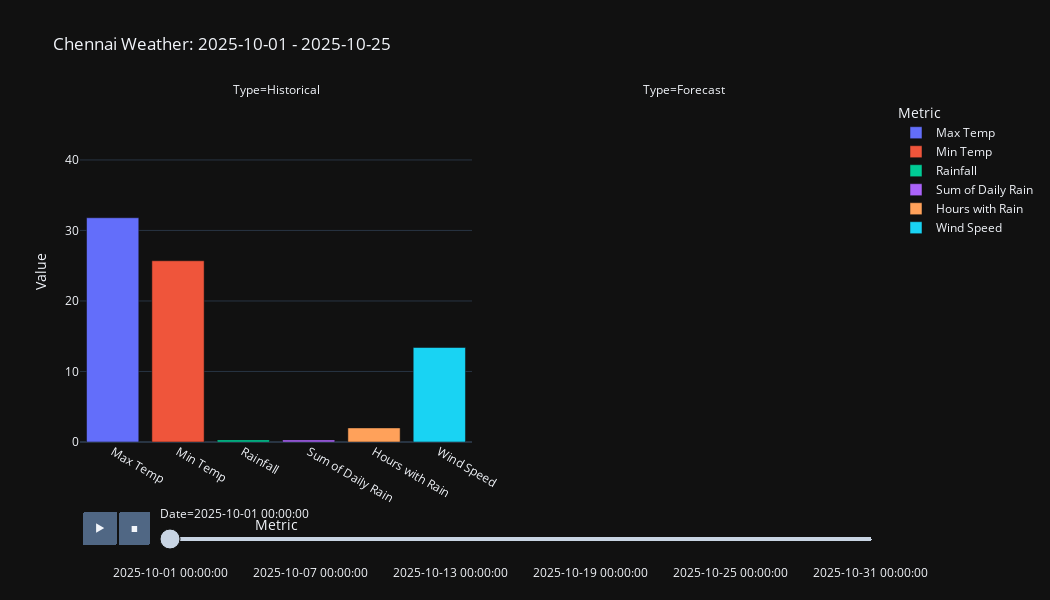

This figure's notebook cell:
### Markdown cell above
### Visualizing Both Historical and Forecast data of the month

### Code cell
#Animated visualization
'''
Here we have dates under each type historical/forecast, so our vars will be these 2
'''
this_month_weather_melt = this_month_weather.melt(id_vars = ["Date","Weather","Type"],
                                                  var_name = "Metric",
                                                  value_name = "Value")
#ensuring all "Value" is numeric -
'''
We are having multiple colums for Value with different data types like temp - float, weather - string
on using pd.melt() - all comes under Value. If any non-numeric value is present then value will have mixed types.
so before plotting we need to make sure converting VALUE to NUMERIC .
this converts non-numeric to NaN that plotly skips

'''
try:
    fig1 = px.bar(this_month_weather_melt, x="Metric", y="Value", color="Metric",
                  animation_frame = "Date",
                  animation_group= "Metric",
                  facet_col = "Type",  #we are going to have side by side panel for 2 types
                  hover_data=["Weather"],
                  range_y = [0, this_month_weather_melt["Value"].max() + 10],
                  title = f"{place} Weather: {start_date} - {end_date}"
                 )
    
    fig1.update_layout(template = "plotly_dark", 
                      height = 600, 
                      width = 1050)
    fig1.show()
except Exception as e:
    print(f"Exceution failed due to : {e}")

### Figure 1 — Plotly figure (JSON) as saved in the notebook; plotly's stock layout.template omitted (floating-point values rounded to 4 significant figures)
{"data": [{"customdata": [["Drizzle: Light"]], "hovertemplate": "Metric=%{x}<br>Date=2025-10-01 00:00:00<br>Type=Historical<br>Value=%{y}<br>Weather=%{customdata[0]}<extra></extra>", "ids": ["Max Temp"], "legendgroup": "Max Temp", "marker": {"color": "#636efa", "pattern": {"shape": ""}}, "name": "Max Temp", "orientation": "v", "showlegend": true, "textposition": "auto", "type": "bar", "x": ["Max Temp"], "xaxis": "x", "y": [31.8], "yaxis": "y"}, {"customdata": [["Drizzle: Light"]], "hovertemplate": "Metric=%{x}<br>Date=2025-10-01 00:00:00<br>Type=Historical<br>Value=%{y}<br>Weather=%{customdata[0]}<extra></extra>", "ids": ["Min Temp"], "legendgroup": "Min Temp", "marker": {"color": "#EF553B", "pattern": {"shape": ""}}, "name": "Min Temp", "orientation": "v", "showlegend": true, "textposition": "auto", "type": "bar", "x": ["Min Temp"], "xaxis": "x", "y": [25.7], "yaxis": "y"}, {"customdata": [["Drizzle: Light"]], "hovertemplate": "Metric=%{x}<br>Date=2025-10-01 00:00:00<br>Type=Historical<br>Value=%{y}<br>Weather=%{customdata[0]}<extra></extra>", "ids": ["Rainfall"], "legendgroup": "Rainfall", "marker": {"color": "#00cc96", "pattern": {"shape": ""}}, "name": "Rainfall", "orientation": "v", "showlegend": true, "textposition": "auto", "type": "bar", "x": ["Rainfall"], "xaxis": "x", "y": [0.3], "yaxis": "y"}, {"customdata": [["Drizzle: Light"]], "hovertemplate": "Metric=%{x}<br>Date=2025-10-01 00:00:00<br>Type=Historical<br>Value=%{y}<br>Weather=%{customdata[0]}<extra></extra>", "ids": ["Sum of Daily Rain"], "legendgroup": "Sum of Daily Rain", "marker": {"color": "#ab63fa", "pattern": {"shape": ""}}, "name": "Sum of Daily Rain", "orientation": "v", "showlegend": true, "textposition": "auto", "type": "bar", "x": ["Sum of Daily Rain"], "xaxis": "x", "y": [0.3], "yaxis": "y"}, {"customdata": [["Drizzle: Light"]], "hovertemplate": "Metric=%{x}<br>Date=2025-10-01 00:00:00<br>Type=Historical<br>Value=%{y}<br>Weather=%{customdata[0]}<extra></extra>", "ids": ["Hours with Rain"], "legendgroup": "Hours with Rain", "marker": {"color": "#FFA15A", "pattern": {"shape": ""}}, "name": "Hours with Rain", "orientation": "v", "showlegend": true, "textposition": "auto", "type": "bar", "x": ["Hours with Rain"], "xaxis": "x", "y": [2.0], "yaxis": "y"}, {"customdata": [["Drizzle: Light"]], "hovertemplate": "Metric=%{x}<br>Date=2025-10-01 00:00:00<br>Type=Historical<br>Value=%{y}<br>Weather=%{customdata[0]}<extra></extra>", "ids": ["Wind Speed"], "legendgroup": "Wind Speed", "marker": {"color": "#19d3f3", "pattern": {"shape": ""}}, "name": "Wind Speed", "orientation": "v", "showlegend": true, "textposition": "auto", "type": "bar", "x": ["Wind Speed"], "xaxis": "x", "y": [13.4], "yaxis": "y"}], "layout": {"annotations": [{"font": {}, "showarrow": false, "text": "Type=Historical", "x": 0.245, "xanchor": "center", "xref": "paper", "y": 1, "yanchor": "bottom", "yref": "paper"}, {"font": {}, "showarrow": false, "text": "Type=Forecast", "x": 0.755, "xanchor": "center", "xref": "paper", "y": 1, "yanchor": "bottom", "yref": "paper"}], "barmode": "relative", "height": 600, "legend": {"title": {"text": "Metric"}, "tracegroupgap": 0}, "sliders": [{"active": 0, "currentvalue": {"prefix": "Date="}, "len": 0.9, "pad": {"b": 10, "t": 60}, "steps": [{"args": [["2025-10-01 00:00:00"], {"frame": {"duration": 0, "redraw": true}, "fromcurrent": true, "mode": "immediate", "transition": {"duration": 0, "easing": "linear"}}], "label": "2025-10-01 00:00:00", "method": "animate"}, {"args": [["2025-10-02 00:00:00"], {"frame": {"duration": 0, "redraw": true}, "fromcurrent": true, "mode": "immediate", "transition": {"duration": 0, "easing": "linear"}}], "label": "2025-10-02 00:00:00", "method": "animate"}, {"args": [["2025-10-03 00:00:00"], {"frame": {"duration": 0, "redraw": true}, "fromcurrent": true, "mode": "immediate", "transition": {"duration": 0, "easing": "linear"}}], "label": "2025-10-03 00:00:00", "method": "animate"}, {"args": [["2025-10-04 00:00:00"], {"frame": {"duration": 0, "redraw": true}, "fromcurrent": true, "mode": "immediate", "transition": {"duration": 0, "easing": "linear"}}], "label": "2025-10-04 00:00:00", "method": "animate"}, {"args": [["2025-10-05 00:00:00"], {"frame": {"duration": 0, "redraw": true}, "fromcurrent": true, "mode": "immediate", "transition": {"duration": 0, "easing": "linear"}}], "label": "2025-10-05 00:00:00", "method": "animate"}, {"args": [["2025-10-06 00:00:00"], {"frame": {"duration": 0, "redraw": true}, "fromcurrent": true, "mode": "immediate", "transition": {"duration": 0, "easing": "linear"}}], "label": "2025-10-06 00:00:00", "method": "animate"}, {"args": [["2025-10-07 00:00:00"], {"frame": {"duration": 0, "redraw": true}, "fromcurrent": true, "mode": "immediate", "transition": {"duration": 0, "easing": "linear"}}], "label": "2025-10-07 00:00:00", "method": "animate"}, {"args": [["2025-10-08 00:00:00"], {"frame": {"duration": 0, "redraw": true}, "fromcurrent": true, "mode": "immediate", "transition": {"duration": 0, "easing": "linear"}}], "label": "2025-10-08 00:00:00", "method": "animate"}, {"args": [["2025-10-09 00:00:00"], {"frame": {"duration": 0, "redraw": true}, "fromcurrent": true, "mode": "immediate", "transition": {"duration": 0, "easing": "linear"}}], "label": "2025-10-09 00:00:00", "method": "animate"}, {"args": [["2025-10-10 00:00:00"], {"frame": {"duration": 0, "redraw": true}, "fromcurrent": true, "mode": "immediate", "transition": {"duration": 0, "easing": "linear"}}], "label": "2025-10-10 00:00:00", "method": "animate"}, {"args": [["2025-10-11 00:00:00"], {"frame": {"duration": 0, "redraw": true}, "fromcurrent": true, "mode": "immediate", "transition": {"duration": 0, "easing": "linear"}}], "label": "2025-10-11 00:00:00", "method": "animate"}, {"args": [["2025-10-12 00:00:00"], {"frame": {"duration": 0, "redraw": true}, "fromcurrent": true, "mode": "immediate", "transition": {"duration": 0, "easing": "linear"}}], "label": "2025-10-12 00:00:00", "method": "animate"}, {"args": [["2025-10-13 00:00:00"], {"frame": {"duration": 0, "redraw": true}, "fromcurrent": true, "mode": "immediate", "transition": {"duration": 0, "easing": "linear"}}], "label": "2025-10-13 00:00:00", "method": "animate"}, {"args": [["2025-10-14 00:00:00"], {"frame": {"duration": 0, "redraw": true}, "fromcurrent": true, "mode": "immediate", "transition": {"duration": 0, "easing": "linear"}}], "label": "2025-10-14 00:00:00", "method": "animate"}, {"args": [["2025-10-15 00:00:00"], {"frame": {"duration": 0, "redraw": true}, "fromcurrent": true, "mode": "immediate", "transition": {"duration": 0, "easing": "linear"}}], "label": "2025-10-15 00:00:00", "method": "animate"}, {"args": [["2025-10-16 00:00:00"], {"frame": {"duration": 0, "redraw": true}, "fromcurrent": true, "mode": "immediate", "transition": {"duration": 0, "easing": "linear"}}], "label": "2025-10-16 00:00:00", "method": "animate"}, {"args": [["2025-10-17 00:00:00"], {"frame": {"duration": 0, "redraw": true}, "fromcurrent": true, "mode": "immediate", "transition": {"duration": 0, "easing": "linear"}}], "label": "2025-10-17 00:00:00", "method": "animate"}, {"args": [["2025-10-18 00:00:00"], {"frame": {"duration": 0, "redraw": true}, "fromcurrent": true, "mode": "immediate", "transition": {"duration": 0, "easing": "linear"}}], "label": "2025-10-18 00:00:00", "method": "animate"}, {"args": [["2025-10-19 00:00:00"], {"frame": {"duration": 0, "redraw": true}, "fromcurrent": true, "mode": "immediate", "transition": {"duration": 0, "easing": "linear"}}], "label": "2025-10-19 00:00:00", "method": "animate"}, {"args": [["2025-10-20 00:00:00"], {"frame": {"duration": 0, "redraw": true}, "fromcurrent": true, "mode": "immediate", "transition": {"duration": 0, "easing": "linear"}}], "label": "2025-10-20 00:00:00", "method": "animate"}, {"args": [["2025-10-21 00:00:00"], {"frame": {"duration": 0, "redraw": true}, "fromcurrent": true, "mode": "immediate", "transition": {"duration": 0, "easing": "linear"}}], "label": "2025-10-21 00:00:00", "method": "animate"}, {"args": [["2025-10-22 00:00:00"], {"frame": {"duration": 0, "redraw": true}, "fromcurrent": true, "mode": "immediate", "transition": {"duration": 0, "easing": "linear"}}], "label": "2025-10-22 00:00:00", "method": "animate"}, {"args": [["2025-10-23 00:00:00"], {"frame": {"duration": 0, "redraw": true}, "fromcurrent": true, "mode": "immediate", "transition": {"duration": 0, "easing": "linear"}}], "label": "2025-10-23 00:00:00", "method": "animate"}, {"args": [["2025-10-24 00:00:00"], {"frame": {"duration": 0, "redraw": true}, "fromcurrent": true, "mode": "immediate", "transition": {"duration": 0, "easing": "linear"}}], "label": "2025-10-24 00:00:00", "method": "animate"}, {"args": [["2025-10-25 00:00:00"], {"frame": {"duration": 0, "redraw": true}, "fromcurrent": true, "mode": "immediate", "transition": {"duration": 0, "easing": "linear"}}], "label": "2025-10-25 00:00:00", "method": "animate"}, {"args": [["2025-10-26 00:00:00"], {"frame": {"duration": 0, "redraw": true}, "fromcurrent": true, "mode": "immediate", "transition": {"duration": 0, "easing": "linear"}}], "label": "2025-10-26 00:00:00", "method": "animate"}, {"args": [["2025-10-27 00:00:00"], {"frame": {"duration": 0, "redraw": true}, "fromcurrent": true, "mode": "immediate", "transition": {"duration": 0, "easing": "linear"}}], "label": "2025-10-27 00:00:00", "method": "animate"}, {"args": [["2025-10-28 00:00:00"], {"frame": {"duration": 0, "redraw": true}, "fromcurrent": true, "mode": "immediate", "transition": {"duration": 0, "easing": "linear"}}], "label": "2025-10-28 00:00:00", "method": "animate"}, {"args": [["2025-10-29 00:00:00"], {"frame": {"duration": 0, "redraw": true}, "fromcurrent": true, "mode": "immediate", "transition": {"duration": 0, "easing": "linear"}}], "label": "2025-10-29 00:00:00", "method": "animate"}, {"args": [["2025-10-30 00:00:00"], {"frame": {"duration": 0, "redraw": true}, "fromcurrent": true, "mode": "immediate", "transition": {"duration": 0, "easing": "linear"}}], "label": "2025-10-30 00:00:00", "method": "animate"}, {"args": [["2025-10-31 00:00:00"], {"frame": {"duration": 0, "redraw": true}, "fromcurrent": true, "mode": "immediate", "transition": {"duration": 0, "easing": "linear"}}], "label": "2025-10-31 00:00:00", "method": "animate"}], "x": 0.1, "xanchor": "left", "y": 0, "yanchor": "top"}], "title": {"text": "Chennai Weather: 2025-10-01 - 2025-10-25"}, "updatemenus": [{"buttons": [{"args": [null, {"frame": {"duration": 500, "redraw": true}, "fromcurrent": true, "mode": "immediate", "transition": {"duration": 500, "easing": "linear"}}], "label": "&#9654;", "method": "animate"}, {"args": [[null], {"frame": {"duration": 0, "redraw": true}, "fromcurrent": true, "mode": "immediate", "transition": {"duration": 0, "easing": "linear"}}], "label": "&#9724;", "method": "animate"}], "direction": "left", "pad": {"r": 10, "t": 70}, "showactive": false, "type": "buttons", "x": 0.1, "xanchor": "right", "y": 0, "yanchor": "top"}], "width": 1050, "xaxis": {"anchor": "y", "autorange": true, "categoryarray": ["Max Temp", "Min Temp", "Rainfall", "Sum of Daily Rain", "Hours with Rain", "Wind Speed"], "categoryorder": "array", "domain": [0, 0.49], "range": [-0.5, 5.5], "title": {"text": "Metric"}, "type": "category"}, "xaxis2": {"anchor": "y2", "categoryarray": ["Max Temp", "Min Temp", "Rainfall", "Sum of Daily Rain", "Hours with Rain", "Wind Speed"], "categoryorder": "array", "domain": [0.51, 1], "matches": "x", "title": {"text": "Metric"}}, "yaxis": {"anchor": "x", "domain": [0, 1], "range": [0, 48.5], "title": {"text": "Value"}, "type": "linear"}, "yaxis2": {"anchor": "x2", "domain": [0, 1], "matches": "y", "showticklabels": false}}}
